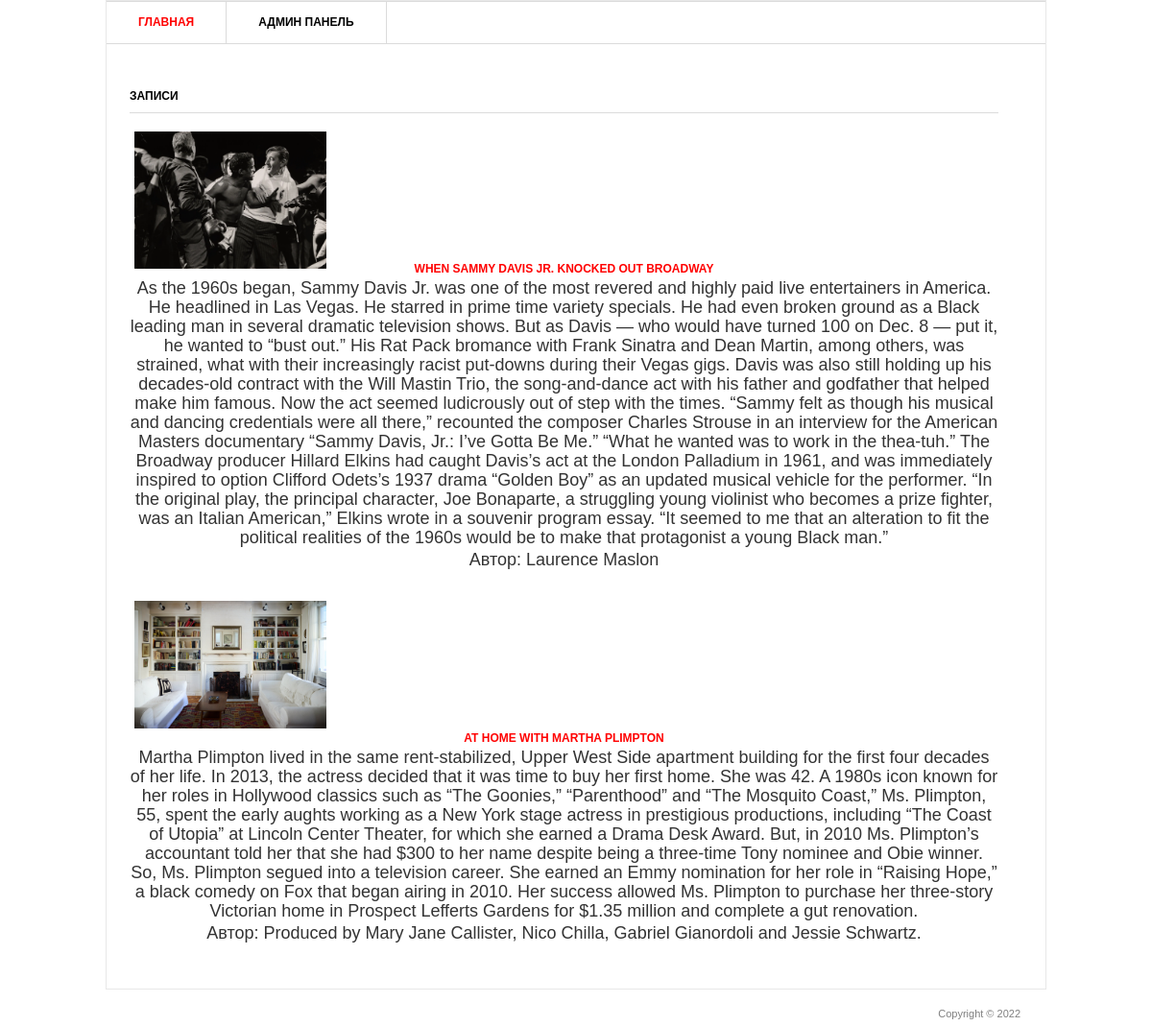
The page / on the database its author committed.
### blog/models.py (models this page shows, shortened)
class BlogPost(models.Model):
    title = models.CharField('Заголовок записи', max_length=100)
    description = models.TextField('Текст записи')
    author = models.CharField('Имя автора', max_length=100)
    date = models.DateField('Дата публикации')
    img = models.ImageField('Изображение', upload_to='image/%Y')
    class Meta:
        verbose_name = 'Запись'
        verbose_name_plural = 'Записи'

### blog/views.py (the view)
# urls.py: urlpatterns = [path('', views.BlogPostView.as_view()),
class BlogPostView(View):
    def get(self, request):
        blog_posts = BlogPost.objects.all()
        return render(request, 'blog/blog_post.html', {'post_list': blog_posts})

### templates/blog/blog_post.html (shortened to what this page needs)
{% load static %}
<html >
<head>
	<link rel="stylesheet" href="{% static 'css/style.css' %}" type="text/css" media="all" />
</head>
<body>
<div class="shell">
	<div class="border">
		<div id="navigation">
			<ul>
			    <li><a href="/" class="active">Главная</a></li>
			    <li><a href="/admin">Админ панель</a></li>
			</ul>
		</div>
		<div id="main">
			<div id="content" class="left">
				<div class="projects">
					<h3>Записи</h3>
                    {% for post in post_list%}
					<div class="item">
						<div class="image left">
							<a href="#"><img src="{{ post.img.url }}" width="200px" alt="" /></a>
						</div>
						<div class="text left">
							<h4><a href="{{ post.id }}">{{ post.title}}</a></h4>
							<p>{{ post.description}}</p>
							<p>Автор:  {{ post.author}}</p>
						</div>
					</div>
					{% endfor %}
				</div>
			</div>
		</div>
	</div>
	<div id="footer">
		<p class="copy right">Copyright &copy;  2022 </p>
	</div>
</div>
</body>
</html>

### static/css/style.css (style rules this page uses)
* { margin: 0; padding: 0; outline:0; }
body { font-size: 12px; line-height: 20px; font-family: Georgia, Arial, Helvetica, Sans-Serif; color: #333; background: url() repeat 0 0; }
a { color: #ff0000; text-decoration: none; cursor:pointer; }
a img { border: 0; }
.left, .alignleft { float: left; display: inline; }
.right, .alignright { float: right; display: inline; }
.shell { width: 980px; margin: 0 auto; }
.border { border: 1px solid #e8e8e8; background: #fff; position: relative; }
#navigation { height: 43px; border-top: 1px solid #dbdbdb; border-bottom: 1px solid #dbdbdb; }
#navigation ul { list-style: none; }
#navigation ul li { float: left; height: 43px; border-right: 1px solid #dbdbdb; font-size: 12px; line-height: 43px; font-weight: bold; text-transform: uppercase; }
#navigation ul li a { float: left; height: 43px; color: #000; padding: 0 33px; }
#navigation ul li a:hover, #navigation ul li a.active { color: #ff0000; text-decoration: none; }
#main { width: 932px; padding: 37px 24px 17px 24px; }
#main h3 { font-size: 12px; line-height: 15px; color: #000; text-transform: uppercase; border-bottom: 1px solid #dbdbdb; padding: 0 0 9px 0; }
#content { width: 905px; }
.projects { padding: 10px 0 0 0; }
.projects h3 { margin: 0 0 17px 0; }
.projects .item { margin: 0 0 28px 0; }
.projects .image { width: 183px; height: 111px; border: 0px solid #dbdbdb; padding: 2px; margin: 0 20px 0 3px; }
.projects .text { margin: 0 auto; text-align: center; margin-top: 20px; }
.projects .text h4 { font-size: 12px; line-height: 15px; color: #333; text-transform: uppercase; padding: 3px 0 2px 0; }
.projects .text p { padding: 0 0 3px 0; font-size: 18px; }
#footer { font-family: Arial, sans-serif; font-size: 11px; line-height: 14px; color: #7f7f7f; padding: 18px 27px 20px 38px; }

### rows shown on the page
BlogPost: img (picture), title "WHEN SAMMY DAVIS JR. KNOCKED OUT BROADWAY", description "As the 1960s began, Sammy Davis Jr. was one of the most revered and highly paid live entertainers in America. He headlined in Las Vegas. He starred in prime time variety specials. He had even broken ground as a Black leading man in several dramatic television shows. But as Davis — who would have turned 100 on Dec. 8 — put it, he wanted to “bust out.” His Rat Pack bromance with Frank Sinatra and Dean Martin, among others, was strained, what with their increasingly racist put-downs during their Vegas gigs. Davis was also still holding up his decades-old contract with the Will Mastin Trio, the song-and-dance act with his father and godfather that helped make him famous. Now the act seemed…", author "Laurence Maslon"
BlogPost: img (picture), title "AT HOME WITH MARTHA PLIMPTON", description "Martha Plimpton lived in the same rent-stabilized, Upper West Side apartment building for the first four decades of her life. In 2013, the actress decided that it was time to buy her first home. She was 42. A 1980s icon known for her roles in Hollywood classics such as “The Goonies,” “Parenthood” and “The Mosquito Coast,” Ms. Plimpton, 55, spent the early aughts working as a New York stage actress in prestigious productions, including “The Coast of Utopia” at Lincoln Center Theater, for which she earned a Drama Desk Award. But, in 2010 Ms. Plimpton’s accountant told her that she had $300 to her name despite being a three-time Tony nominee and Obie winner. So, Ms. Plimpton segued into a…", author "Produced by Mary Jane Callister, Nico Chilla, Gabriel Gianordoli and Jessie Schwartz."
